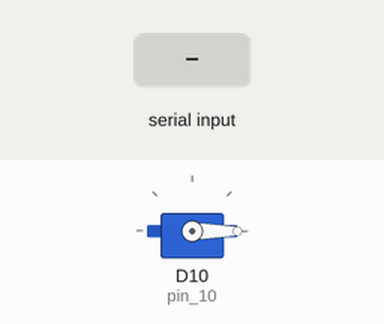
A program run on a simulated Arduino board driven over Firmata from a computer. Parts: servo. The test bench sets the inputs (shaded band). What the program prints to the terminal is not drawn.

Above: at 6.2 s.
6.3 s: "90" typed at the terminal, then Enter
At 7.4 s:
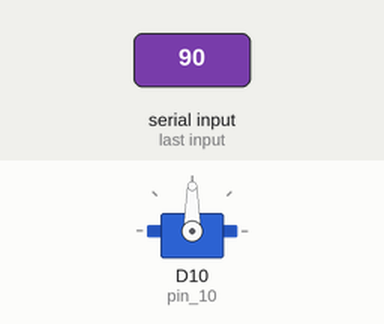
7.8 s: "200" typed at the terminal, then Enter
At 8.5 s:
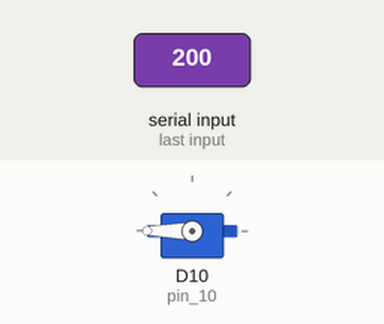
9.3 s: "0" typed at the terminal, then Enter
At 9.7 s:
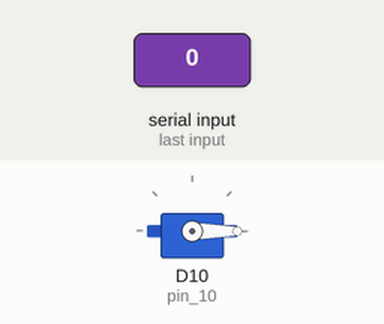
Timing chart, 0 to 12.3 s (numbered marks = the images above; inputs shaded):
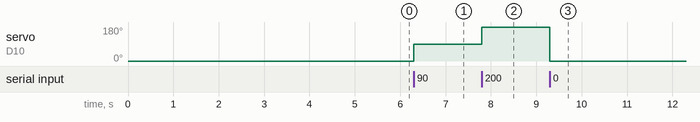

Measured:
- after the input at 6.3 s, servo on D10 (pin_10): 0° → 90° at once
- after the input at 7.8 s, servo on D10 (pin_10): 90° → 180° at once
- after the input at 9.3 s, servo on D10 (pin_10): 180° → 0° at once

The program:

pwm_servo.py
```python
from pyfirmata import Arduino, util


board = Arduino('/dev/ttyACM0')


def main_loop():
    """主循环"""
    # 获取Arduino10号引脚
    # d：表示数字信号
    # 10：表示引脚编号
    # s：表示伺服电机
    pin_10 = board.get_pin('d:10:s')
    while True:
        angle = int(input("请输入转动的角度0-180："))
        pin_10.write(angle)  # 写入数值


if __name__ == '__main__':
    try:
        main_loop()
    except KeyboardInterrupt:
        print("程序结束！")
```
